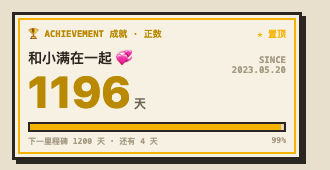
#> input picture docs/design/visual/home-achievement/original.png, 330 x 170 px, found by its file name; the run also reads 1 picture not shown here
$ python _diff.py
#> lines starting #> are read from the running program, lines starting #| are printed output that depends on the picture
#!/usr/bin/env python3
import json
from pathlib import Path
import numpy as np
from PIL import Image

root = Path(__file__).resolve().parent
orig_img = Image.open(root/'original.png').convert('RGB')
#> orig_img is the input picture: PIL image 330x170 RGB; mean R, G, B 218.5, 207.2, 178.5
comp_img = Image.open(root/'component.png').convert('RGB')
orig, comp = np.asarray(orig_img).astype(np.float32), np.asarray(comp_img).astype(np.float32)
assert orig.shape == comp.shape
diff = np.abs(orig-comp); mask = diff.max(axis=2)>0
#> after `diff = np.abs(orig - comp)`: diff: shape (170, 330, 3) float32; every value is 0
#> after `mask = diff.max(axis=2) > 0`: mask: shape (170, 330) bool; every value is 0
def ssim_gray(a, b):
    """Global SSIM fallback; keeps this audit runnable without scikit-image."""
    x, y = a[..., 0], b[..., 0]
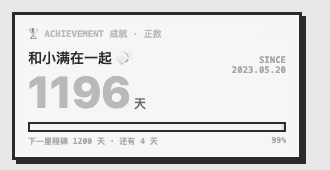
#> x: shape (170, 330) float32; min 43, max 255, mean 218.5
    ux, uy = x.mean(), y.mean()
#> ux = 218.5; uy = 218.5
    vx, vy = x.var(), y.var()
#> vx = 3703; vy = 3703
    cov = ((x-ux)*(y-uy)).mean()
#> cov = 3703
    c1, c2 = 6.5025, 58.5225
    return ((2*ux*uy+c1)*(2*cov+c2))/((ux*ux+uy*uy+c1)*(vx+vy+c2))
bg = np.array([232,224,204], dtype=np.float32)
def bbox(a):
    ys,xs=np.nonzero(np.abs(a-bg).max(axis=2)>8)
    return (int(xs.min()),int(ys.min()),int(xs.max()),int(ys.max())) if len(xs) else None
report={'viewport':f'{orig.shape[1]}x{orig.shape[0]}','total_pixels':int(orig.shape[0]*orig.shape[1]),'differing_pixels':int(mask.sum()),'pixel_difference_rate_pct':round(float(mask.mean()*100),6),'pixel_similarity_pct':round(float((1-mask.mean())*100),6),'ssim':round(float(ssim_gray(orig,comp)),6),'color_mae_rgb':round(float(diff.mean()),6),'color_mae_background':round(float(diff[np.abs(orig-bg).max(axis=2)<=8].mean()),6),'content_bbox_original':bbox(orig),'content_bbox_component':bbox(comp)}
report['bbox_offset_px']=[b-a for a,b in zip(report['content_bbox_original'],report['content_bbox_component'])]
ov=np.asarray(comp_img).copy(); ov[mask]=[255,0,255]; Image.fromarray(ov).save(root/'difference-overlay.png')
heat=np.clip(diff.max(axis=2)*8,0,255).astype('uint8'); Image.fromarray(np.stack([heat]*3,axis=-1)).save(root/'difference-heat.png')
(root/'metrics.json').write_text(json.dumps(report,ensure_ascii=False,indent=2),encoding='utf-8'); print(json.dumps(report,ensure_ascii=False,indent=2))
#> (printed output is left out)
